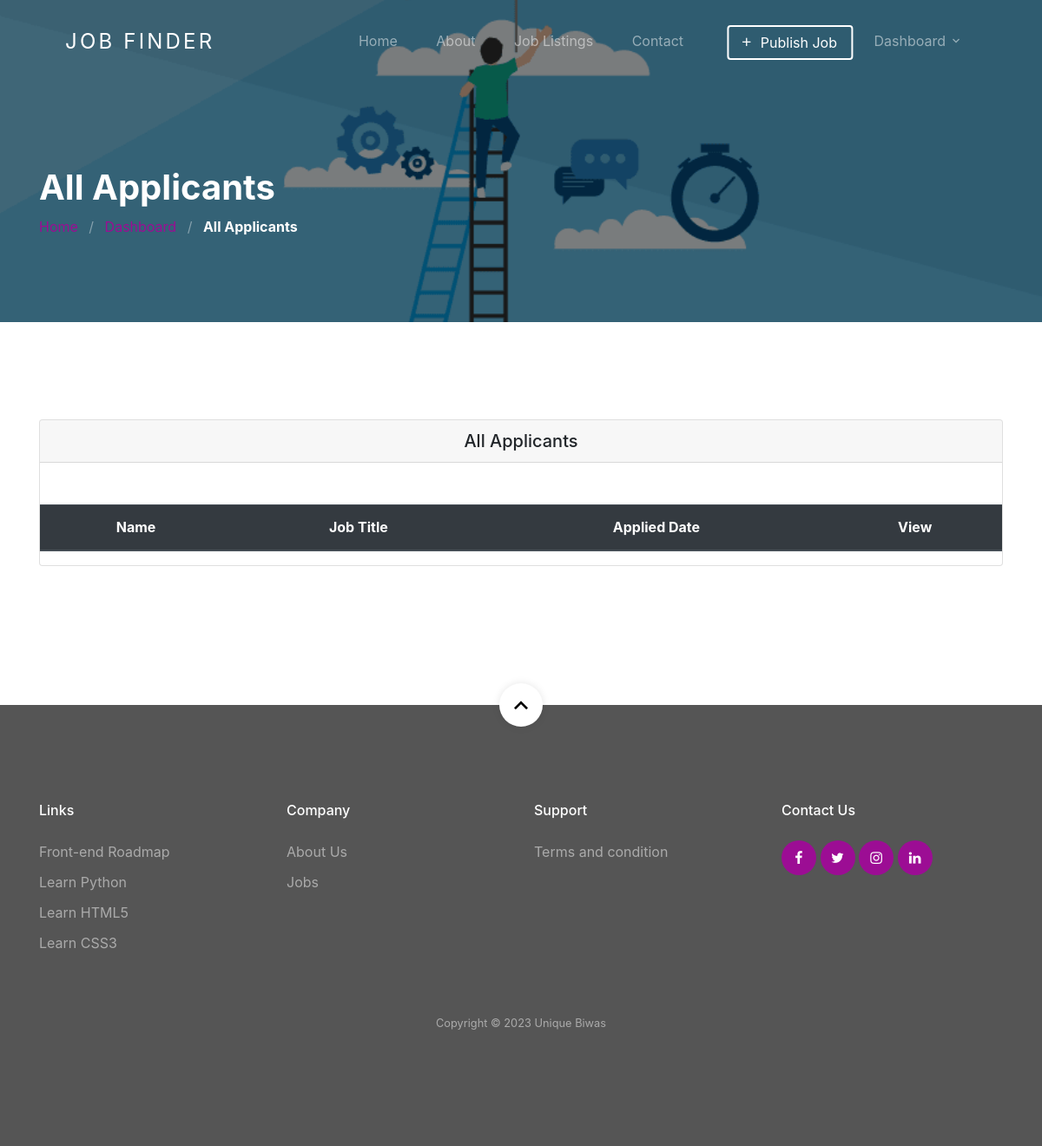
Before: /dashboard/employer/job/4/applicants/ (signed in) with the older database file.
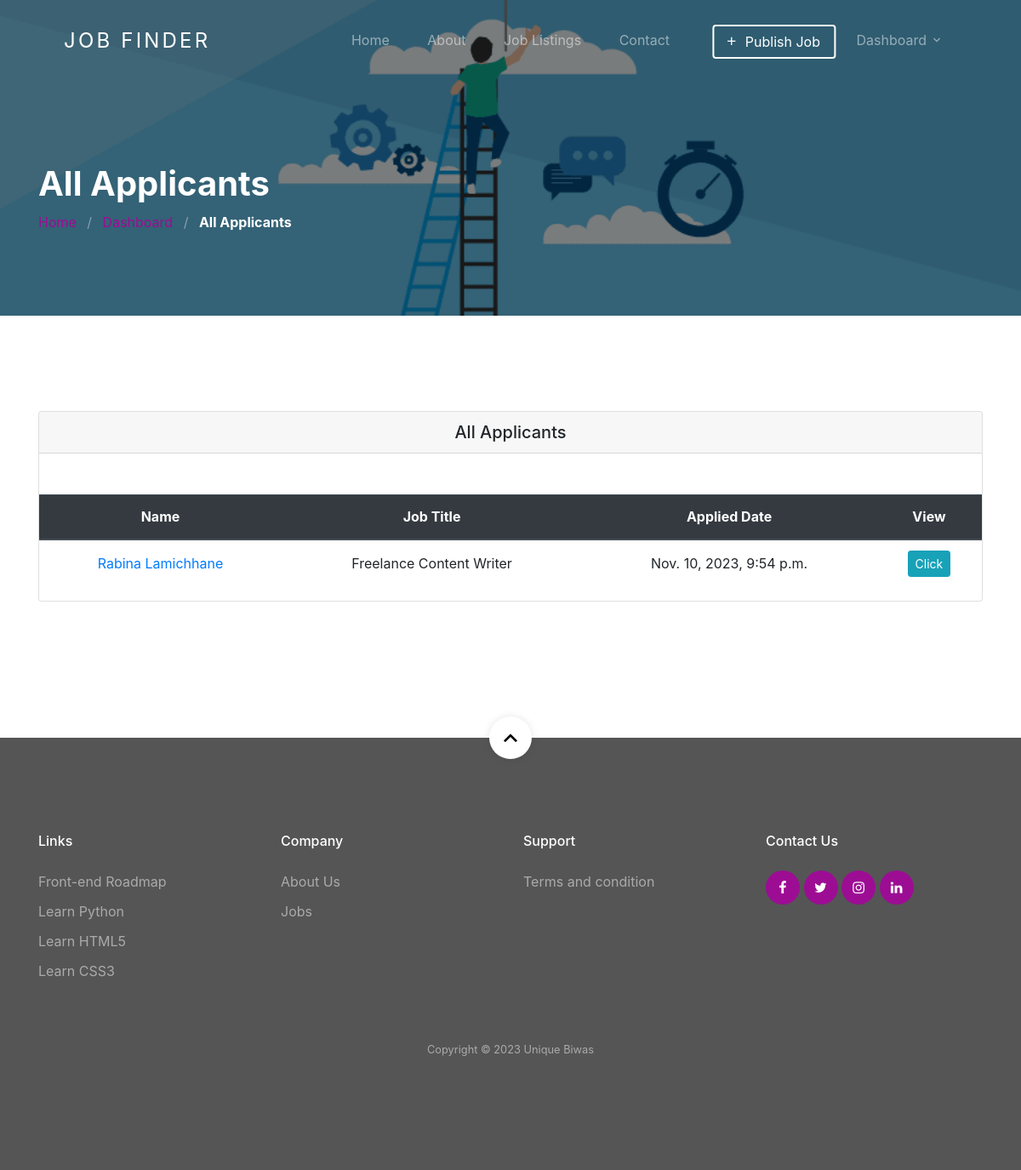
After: the same page with the newer database file.
### jobapp/models.py (models this page shows, shortened)
class Applicant(models.Model):
    user = models.ForeignKey(User, on_delete=models.CASCADE)
    job = models.ForeignKey(Job, on_delete=models.CASCADE)
    timestamp = models.DateTimeField(auto_now=True, auto_now_add=False)

class Job(models.Model):
    user = models.ForeignKey(User, related_name='User', on_delete=models.CASCADE)
    title = models.CharField(max_length=300)
    description = RichTextField()
    tags = TaggableManager()
    location = models.CharField(max_length=300)
    job_type = models.CharField(choices=JOB_TYPE, max_length=1)
    category = models.ForeignKey(Category,related_name='Category', on_delete=models.CASCADE)
    salary = models.CharField(max_length=30, blank=True)
    company_name = models.CharField(max_length=300)
    company_description = RichTextField(blank=True, null=True)
    url = models.URLField(max_length=200)
    last_date = models.DateField()
    is_published = models.BooleanField(default=False)
    is_closed = models.BooleanField(default=False)
    timestamp = models.DateTimeField(auto_now=True)

### account/models.py (models this page shows, shortened)
class User(AbstractUser):
    username = None
    email = models.EmailField(unique=True, blank=False,
                              error_messages={
                                  'unique': "A user with that email already exists.",
                              })
    role = models.CharField(choices=ROLE,  max_length=10)
    gender = models.CharField(choices=JOB_TYPE, max_length=1)
    phone_number = models.CharField(max_length=10, null=True, blank=True)  # Store phone number as a string
    pdf_document = models.FileField(upload_to='pdf_documents/')
    USERNAME_FIELD = "email"
    REQUIRED_FIELDS = []
    def get_full_name(self):
        return self.first_name+ ' ' + self.last_name
    objects = CustomUserManager()

### jobapp/permission.py (the view)
    def wrap(request, *args, **kwargs):
        if request.user.role == 'employer':
            return function(request, *args, **kwargs)
        else:
            raise PermissionDenied

### jobapp/permission.py (called while the page is built)
def user_is_employer(function):
    def wrap(request, *args, **kwargs):
        if request.user.role == 'employer':
            return function(request, *args, **kwargs)
        else:
            raise PermissionDenied
    return wrap

### jobapp/views.py (called while the page is built)
@login_required(login_url=reverse_lazy('account:login'))
@user_is_employer
def all_applicants_view(request, id):
    all_applicants = Applicant.objects.filter(job=id)
    context = {
        'all_applicants': all_applicants
    }
    return render(request, 'jobapp/all-applicants.html', context)

### template/jobapp/all-applicants.html (shortened to what this page needs)
{% extends 'base.html' %}
{% load static %}
{% block content %}
<section class="section-hero overlay inner-page bg-image" style="background-image: url('{% static 'images/bgrr.jpg' %}');"
    id="home-section">
    <div class="container">
        <div class="row">
            <div class="col-md-7">
                <h1 class="text-white font-weight-bold">All Applicants </h1>
                <div class="custom-breadcrumbs">
                    <a href="{% url 'jobapp:home' %}">Home</a> <span class="mx-2 slash">/</span>
                    <a href="{% url 'jobapp:dashboard' %}">Dashboard</a> <span class="mx-2 slash">/</span>
                    <span class="text-white"><strong>All Applicants </strong></span>
                </div>
            </div>
        </div>
    </div>
</section>
<section class="site-section">
    <div class="container">
        <div class="row">
            <div class="col-lg-12 mb-5">
                <div class="card">
                    <h5 class="card-header text-center mb-5"> All Applicants </h5>
                    <div class="table-responsive">
                        <table class="table text-center">
                            <thead class="thead-dark">
                                <tr>
                                    <th>Name</th>
                                    <th>Job Title</th>
                                    <th>Applied Date</th>
                                    <th>View </th>
                                </tr>
                            </thead>
                            <tbody>
                                {% for applicant in all_applicants %}
                                <tr>
                                    <td class="text-center"><a href="">{{ applicant.user.get_full_name }}</a></td     >
                                    <td>{{ applicant.job.title }}</td>
                                    <td>{{ applicant.timestamp }}</td>
                                    <td>
                                        <a class="btn btn-info btn-sm" href="{% url 'jobapp:applicant-details' applicant.user.id %}"
                                                role="button">
                                            Click
                                        </a>
                                    </td>
                                </tr>
                                {% endfor %}
                            </tbody>
                        </table>
                    </div>
                </div>
            </div>
        </div>
    </div>
</section>
{% endblock %}

Changed rows visible on the page:
added Applicant: user.get_full_name "Rabina Lamichhane", job "Freelance Content Writer", timestamp "Nov. 10, 2023, 9:54 p.m."
